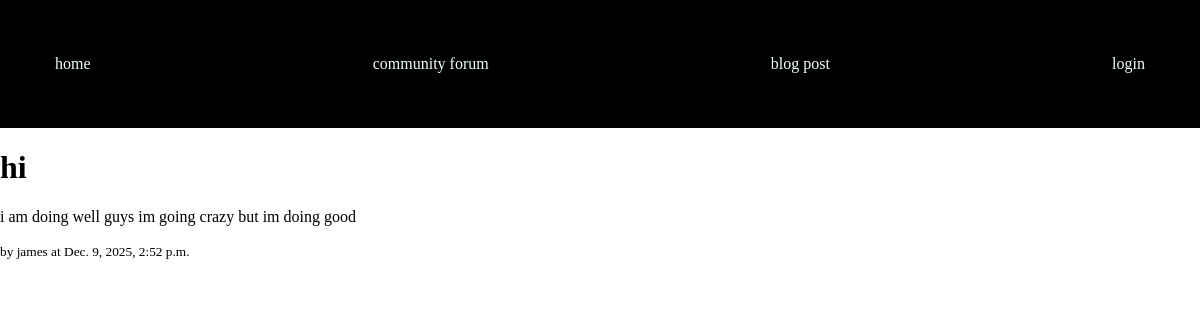
Page /blog/7/ on the committed database.
### base/models.py (models this page shows, shortened)
class BlogPost(models.Model):
    title = models.CharField(max_length=200)
    content = models.TextField()
    published_date = models.DateTimeField(auto_now_add=True)
    author = models.ForeignKey(User, on_delete=models.CASCADE, related_name="posts")

### base/views.py (the view)
# urls.py: path('blog/<int:pk>/', BlogPostDetailView.as_view(), name='blog-detail'),
class BlogPostDetailView(DetailView):
    model = BlogPost
    template_name = "base/blog/blog-detail.html"
    context_object_name = 'post'

### base/templates/base/blog/blog-detail.html (shortened to what this page needs)
{% extends 'base/base.html' %}
{% block content %}
<h1>{{ post.title }}</h1>
<p>{{ post.content }}</p>
<small>by {{ post.author }} at {{ post.published_date }}</small>
{% endblock %}

### base/static/base/css/styles.css (style rules this page uses)
body { margin: 0; }

### rows in the picture
BlogPost: title "hi", content "i am doing well guys im going crazy but im doing good", author "james", published_date "Dec. 9, 2025, 2:52 p.m."
